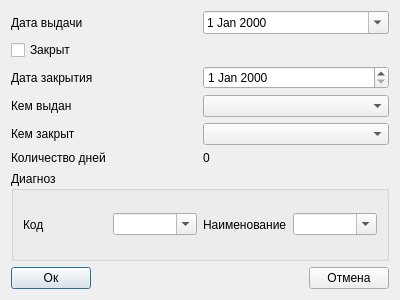
<?xml version="1.0" encoding="UTF-8"?>
<ui version="4.0">
 <class>Dialog_list_not_work</class>
 <widget class="QDialog" name="Dialog_list_not_work">
  <property name="geometry">
   <rect>
    <x>0</x>
    <y>0</y>
    <width>400</width>
    <height>300</height>
   </rect>
  </property>
  <property name="windowTitle">
   <string>Dialog</string>
  </property>
  <layout class="QVBoxLayout" name="verticalLayout">
   <item>
    <layout class="QGridLayout" name="gridLayout">
     <item row="0" column="0">
      <widget class="QLabel" name="label_open">
       <property name="text">
        <string>Дата выдачи</string>
       </property>
      </widget>
     </item>
     <item row="4" column="1">
      <widget class="QComboBox" name="comboBox_who_close"/>
     </item>
     <item row="1" column="0">
      <widget class="QCheckBox" name="checkBox_close">
       <property name="text">
        <string>Закрыт</string>
       </property>
      </widget>
     </item>
     <item row="2" column="0">
      <widget class="QLabel" name="label_close">
       <property name="text">
        <string>Дата закрытия</string>
       </property>
      </widget>
     </item>
     <item row="4" column="0">
      <widget class="QLabel" name="label_who_close">
       <property name="text">
        <string>Кем закрыт</string>
       </property>
      </widget>
     </item>
     <item row="2" column="1">
      <widget class="QDateEdit" name="dateEdit_close"/>
     </item>
     <item row="3" column="1">
      <widget class="QComboBox" name="comboBox_who_open"/>
     </item>
     <item row="0" column="1">
      <widget class="QDateEdit" name="dateEdit_open">
       <property name="calendarPopup">
        <bool>true</bool>
       </property>
      </widget>
     </item>
     <item row="3" column="0">
      <widget class="QLabel" name="label_3">
       <property name="text">
        <string>Кем выдан</string>
       </property>
      </widget>
     </item>
     <item row="5" column="0">
      <widget class="QLabel" name="label_2">
       <property name="text">
        <string>Количество дней</string>
       </property>
      </widget>
     </item>
     <item row="5" column="1">
      <widget class="QLabel" name="label_day_count">
       <property name="text">
        <string>0</string>
       </property>
      </widget>
     </item>
    </layout>
   </item>
   <item>
    <widget class="QGroupBox" name="groupBox">
     <property name="title">
      <string>Диагноз</string>
     </property>
     <layout class="QHBoxLayout" name="horizontalLayout">
      <item>
       <widget class="QLabel" name="label_5">
        <property name="text">
         <string>Код</string>
        </property>
       </widget>
      </item>
      <item>
       <widget class="QComboBox" name="comboBox_code_diagnos">
        <property name="editable">
         <bool>true</bool>
        </property>
       </widget>
      </item>
      <item>
       <widget class="QLabel" name="label_6">
        <property name="text">
         <string>Наименование</string>
        </property>
       </widget>
      </item>
      <item>
       <widget class="QComboBox" name="comboBox_name_diagnos">
        <property name="editable">
         <bool>true</bool>
        </property>
       </widget>
      </item>
     </layout>
    </widget>
   </item>
   <item>
    <layout class="QHBoxLayout" name="horizontalLayout_2">
     <item>
      <widget class="QPushButton" name="pushButton_ok">
       <property name="text">
        <string>Ок</string>
       </property>
      </widget>
     </item>
     <item>
      <spacer name="horizontalSpacer">
       <property name="orientation">
        <enum>Qt::Horizontal</enum>
       </property>
       <property name="sizeHint" stdset="0">
        <size>
         <width>40</width>
         <height>20</height>
        </size>
       </property>
      </spacer>
     </item>
     <item>
      <widget class="QPushButton" name="pushButton_cancel">
       <property name="text">
        <string>Отмена</string>
       </property>
      </widget>
     </item>
    </layout>
   </item>
  </layout>
 </widget>
 <resources/>
 <connections/>
</ui>
